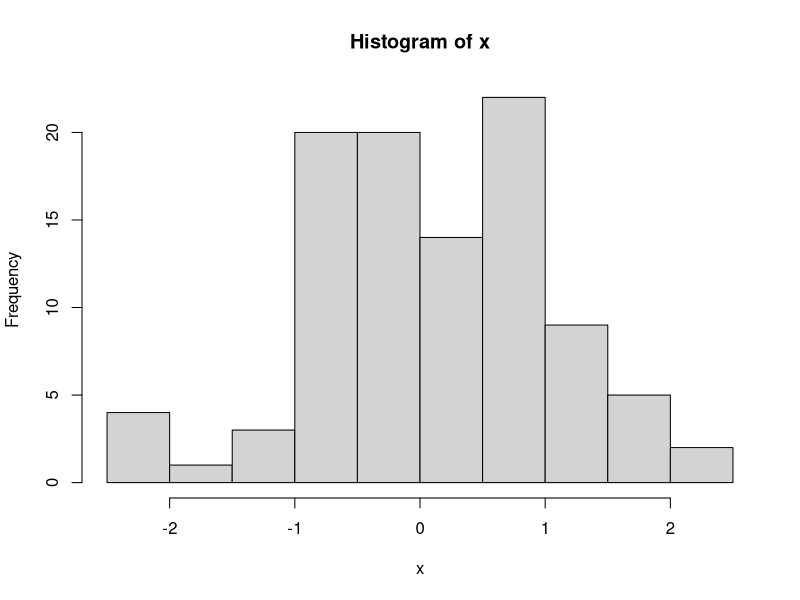
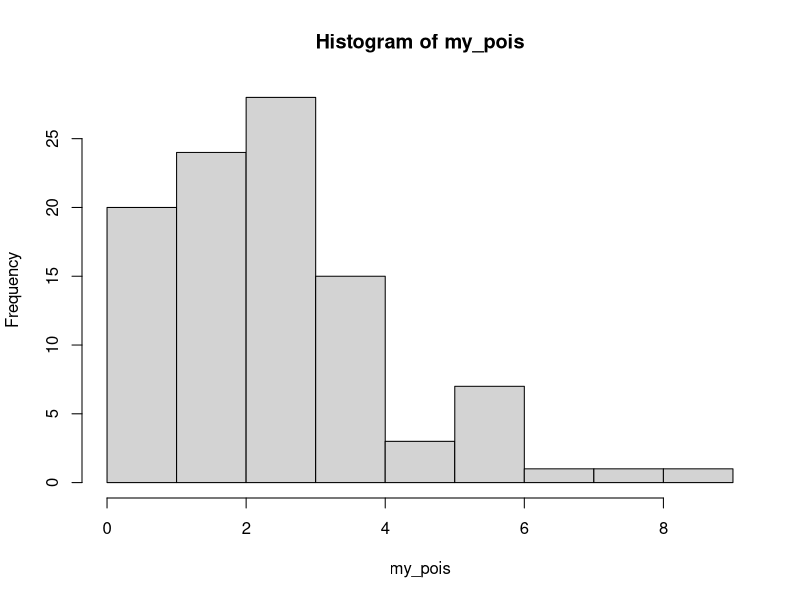

These charts were generated, in order, by the following R code:
# random numbers are super super super useful
# and R has a bunch of very quick ways to get them

# gives you 100 random numbers from the normal distribution ("bell curve")
x <- rnorm(100)
hist(x)

### what if you wanted 1000 numbers? what about 10,000?


# the poisson distribution is very common for ...
# the following gives you 100 random numbers from the poisson distribution (lambda = 3)
my_pois <- rpois(100,3)
hist(my_pois)


